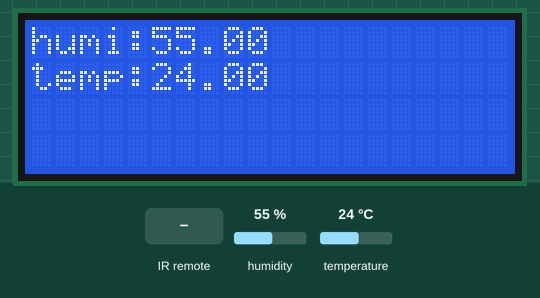
Recording of a sketch running on a simulated Arduino Uno, built with avr-gcc and run on an emulated ATmega328P. Shown: 20×4 character LCD. The inputs (shaded band) are chosen by the test bench; at power-on: humidity 55 %, temperature 24 °C. What the sketch prints to the serial monitor is not drawn.

Above: at 1.2 s.
1.3 s: infrared code 0xFF629D received
At 2.2 s:
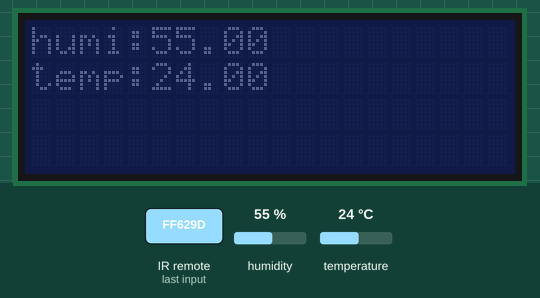
3.0 s: humidity set to 22 %
At 4.2 s:
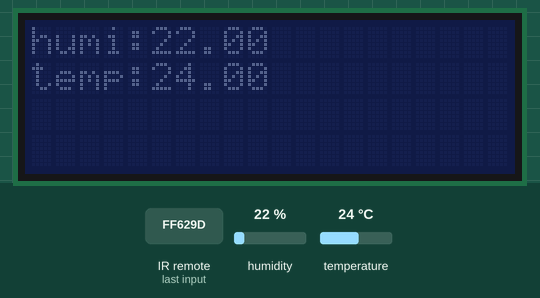
4.5 s: infrared code 0xFFA25D received
At 5.6 s:
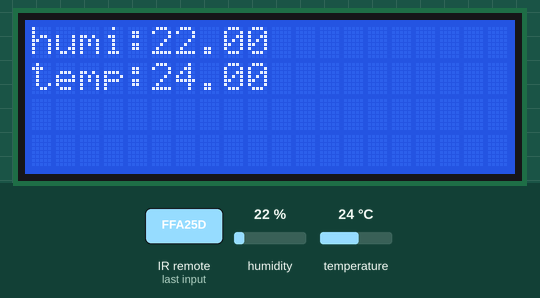
6.1 s: temperature set to 12 °C
At 7.0 s:
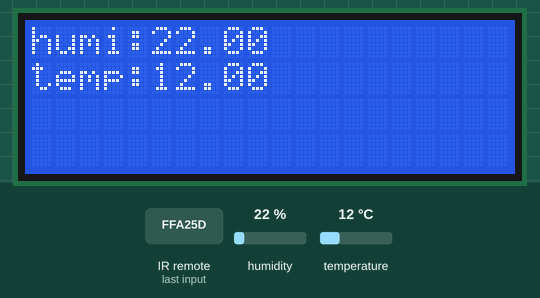
7.7 s: humidity set to 40 %
At 8.4 s:
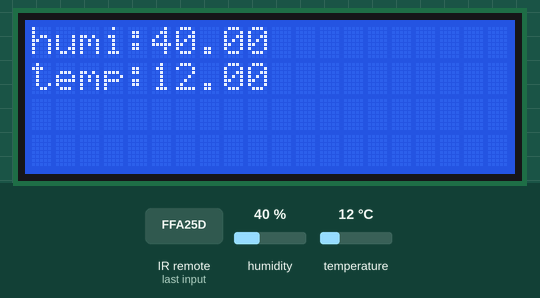
9.3 s: temperature set to 19 °C
Timing chart, 0 to 11.9 s (numbered marks = the images above; inputs shaded):
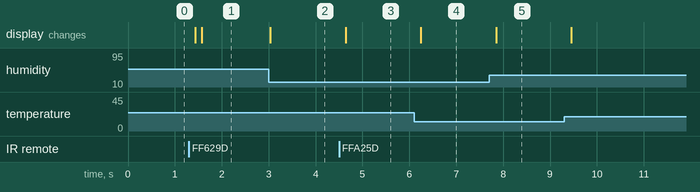

Measured:
- after the input at 1.3 s, the display: first changes after 0.13 s (image 1 shows a later state)
- after the input at 3.0 s, the display: changes at once (image 2)
- after the input at 4.5 s, the display: changes after 0.14 s (image 3)
- after the input at 6.1 s, the display: changes after 0.15 s (image 4)
- after the input at 7.7 s, the display: changes after 0.15 s (image 5)

The sketch:

9LCDBacklightControl.ino
```cpp
#include <dht.h>
#include <Wire.h>
#include <LiquidCrystal_I2C.h>
#include <IRremote.h> //Reference infrared library

dht DHT;

#define DHT11_PIN 4
#define IR_PIN 2

#define ON  0XFFA25D  //The value of button 1 of the remote control is 0XFFA25D
#define OFF 0XFF629D  //The value of button 2 of the remote control is 0XFF629D

// set the LCD address to 0x27 for a 16 chars and 2 line display
LiquidCrystal_I2C lcd(0x27,20,4);
IRrecv irrecv(IR_PIN);
decode_results results;

void setup()
{
  Serial.begin(115200);
  Serial.println("DHT TEST PROGRAM ");
  Serial.print("LIBRARY VERSION: ");
  Serial.println(DHT_LIB_VERSION);
  Serial.println();
  Serial.println("Type,\tstatus,\tHumidity (%),\tTemperature (C)");

  lcd.init();              // initialize the lcd
  // Print a message to the LCD.
  lcd.backlight();
  irrecv.enableIRIn(); // Start the receiver
}

void loop()
{

    ShowHumiture();
    if (irrecv.decode(&results))
    {
        Serial.print("value = ");
        Serial.println(results.value, HEX);

        if (results.value == ON ) //Positive motor rotation value
        {
          lcd.backlight(); //Open the backlight

        }
        else if (results.value == OFF ) //Positive motor rotation value
        {
            lcd.noBacklight(); // Close the backlight
            lcd.clear();
        }

        irrecv.resume(); // Receive the next value
  }
  delay(100);
}

void ShowHumiture()
{
   int chk = DHT.read11(DHT11_PIN);
    //Serial.println("DHT TEST PROGRAM ");
    lcd.setCursor(0,0);
    lcd.print("humi:");
    lcd.setCursor(5,0);
    lcd.print(DHT.humidity);

    lcd.setCursor(0,1);
    lcd.print("temp:");
    lcd.setCursor(5,1);
    lcd.print(DHT.temperature);

}
```
